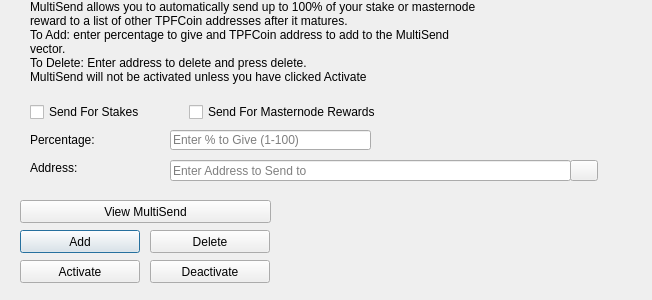
<?xml version="1.0" encoding="UTF-8"?>
<ui version="4.0">
 <class>MultiSendDialog</class>
 <widget class="QDialog" name="MultiSendDialog">
  <property name="windowModality">
   <enum>Qt::NonModal</enum>
  </property>
  <property name="geometry">
   <rect>
    <x>0</x>
    <y>0</y>
    <width>652</width>
    <height>300</height>
   </rect>
  </property>
  <property name="windowTitle">
   <string>MultiSend</string>
  </property>
  <widget class="QLineEdit" name="multiSendPercentEdit">
   <property name="geometry">
    <rect>
     <x>170</x>
     <y>130</y>
     <width>201</width>
     <height>20</height>
    </rect>
   </property>
   <property name="toolTip">
    <string>Enter whole numbers 1 - 100</string>
   </property>
   <property name="placeholderText">
    <string>Enter % to Give (1-100)</string>
   </property>
  </widget>
  <widget class="QLineEdit" name="multiSendAddressEdit">
   <property name="geometry">
    <rect>
     <x>170</x>
     <y>160</y>
     <width>401</width>
     <height>21</height>
    </rect>
   </property>
   <property name="toolTip">
    <string/>
   </property>
   <property name="placeholderText">
    <string>Enter Address to Send to</string>
   </property>
  </widget>
  <widget class="QLabel" name="label_2">
   <property name="geometry">
    <rect>
     <x>30</x>
     <y>0</y>
     <width>451</width>
     <height>121</height>
    </rect>
   </property>
   <property name="lineWidth">
    <number>1</number>
   </property>
   <property name="text">
    <string>MultiSend allows you to automatically send up to 100% of your stake or masternode reward to a list of other TPFCoin addresses after it matures.
To Add: enter percentage to give and TPFCoin address to add to the MultiSend vector.
To Delete: Enter address to delete and press delete.
MultiSend will not be activated unless you have clicked Activate</string>
   </property>
   <property name="alignment">
    <set>Qt::AlignLeading|Qt::AlignLeft|Qt::AlignTop</set>
   </property>
   <property name="wordWrap">
    <bool>true</bool>
   </property>
  </widget>
  <widget class="QLabel" name="message">
   <property name="geometry">
    <rect>
     <x>290</x>
     <y>200</y>
     <width>351</width>
     <height>91</height>
    </rect>
   </property>
   <property name="text">
    <string/>
   </property>
  </widget>
  <widget class="QPushButton" name="addButton">
   <property name="geometry">
    <rect>
     <x>20</x>
     <y>230</y>
     <width>120</width>
     <height>23</height>
    </rect>
   </property>
   <property name="toolTip">
    <string/>
   </property>
   <property name="statusTip">
    <string>Add to MultiSend Vector</string>
   </property>
   <property name="text">
    <string>Add</string>
   </property>
  </widget>
  <widget class="QPushButton" name="disableButton">
   <property name="geometry">
    <rect>
     <x>150</x>
     <y>260</y>
     <width>120</width>
     <height>23</height>
    </rect>
   </property>
   <property name="statusTip">
    <string>Deactivate MultiSend</string>
   </property>
   <property name="text">
    <string>Deactivate</string>
   </property>
  </widget>
  <widget class="QPushButton" name="addressBookButton">
   <property name="geometry">
    <rect>
     <x>570</x>
     <y>160</y>
     <width>28</width>
     <height>21</height>
    </rect>
   </property>
   <property name="toolTip">
    <string>Choose an address from the address book</string>
   </property>
   <property name="text">
    <string/>
   </property>
   <property name="icon">
    <iconset resource="../tpfcoin.qrc">
     <normaloff>:/icons/address-book</normaloff>:/icons/address-book</iconset>
   </property>
   <property name="shortcut">
    <string>Alt+A</string>
   </property>
   <property name="autoDefault">
    <bool>false</bool>
   </property>
  </widget>
  <widget class="QLabel" name="label">
   <property name="geometry">
    <rect>
     <x>30</x>
     <y>130</y>
     <width>121</width>
     <height>20</height>
    </rect>
   </property>
   <property name="toolTip">
    <string>Percentage of stake to send</string>
   </property>
   <property name="text">
    <string>Percentage:</string>
   </property>
  </widget>
  <widget class="QLabel" name="label_5">
   <property name="geometry">
    <rect>
     <x>30</x>
     <y>160</y>
     <width>111</width>
     <height>16</height>
    </rect>
   </property>
   <property name="toolTip">
    <string>Address to send portion of stake to</string>
   </property>
   <property name="text">
    <string>Address:</string>
   </property>
  </widget>
  <widget class="QPushButton" name="deleteButton">
   <property name="geometry">
    <rect>
     <x>150</x>
     <y>230</y>
     <width>120</width>
     <height>23</height>
    </rect>
   </property>
   <property name="toolTip">
    <string/>
   </property>
   <property name="statusTip">
    <string>Delete Address From MultiSend Vector</string>
   </property>
   <property name="text">
    <string>Delete</string>
   </property>
  </widget>
  <widget class="QPushButton" name="activateButton">
   <property name="geometry">
    <rect>
     <x>20</x>
     <y>260</y>
     <width>120</width>
     <height>23</height>
    </rect>
   </property>
   <property name="statusTip">
    <string>Activate MultiSend</string>
   </property>
   <property name="text">
    <string>Activate</string>
   </property>
  </widget>
  <widget class="QPushButton" name="viewButton">
   <property name="geometry">
    <rect>
     <x>20</x>
     <y>200</y>
     <width>251</width>
     <height>23</height>
    </rect>
   </property>
   <property name="toolTip">
    <string/>
   </property>
   <property name="statusTip">
    <string>View MultiSend Vector</string>
   </property>
   <property name="text">
    <string>View MultiSend</string>
   </property>
  </widget>
  <widget class="QWidget" name="horizontalLayoutWidget">
   <property name="geometry">
    <rect>
     <x>30</x>
     <y>100</y>
     <width>351</width>
     <height>24</height>
    </rect>
   </property>
   <layout class="QHBoxLayout" name="horizontalLayout">
    <item>
     <widget class="QCheckBox" name="multiSendStakeCheckBox">
      <property name="text">
       <string>Send For Stakes</string>
      </property>
     </widget>
    </item>
    <item>
     <widget class="QCheckBox" name="multiSendMasternodeCheckBox">
      <property name="text">
       <string>Send For Masternode Rewards</string>
      </property>
     </widget>
    </item>
   </layout>
  </widget>
 </widget>
 <resources>
  <include location="../tpfcoin.qrc"/>
 </resources>
 <connections/>
</ui>
